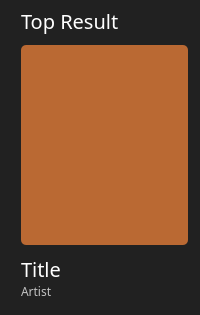
                <widget class="QFrame" name="verticalFrame">
                 <property name="styleSheet">
                  <string notr="true">background-color:rgb(33, 33, 33);
border-radius:15px;</string>
                 </property>
                 <layout class="QVBoxLayout" name="verticalLayout_5" stretch="1,10,2">
                  <property name="spacing">
                   <number>10</number>
                  </property>
                  <property name="leftMargin">
                   <number>21</number>
                  </property>
                  <property name="topMargin">
                   <number>7</number>
                  </property>
                  <property name="rightMargin">
                   <number>12</number>
                  </property>
                  <property name="bottomMargin">
                   <number>15</number>
                  </property>
                  <item>
                   <widget class="QLabel" name="label">
                    <property name="font">
                     <font>
                      <family>Plus Jakarta Sans ExtraBold</family>
                      <pointsize>15</pointsize>
                     </font>
                    </property>
                    <property name="styleSheet">
                     <string notr="true">color: rgb(255, 255, 255);</string>
                    </property>
                    <property name="text">
                     <string>Top Result</string>
                    </property>
                   </widget>
                  </item>
                  <item>
                   <widget class="QPushButton" name="pushButton_2">
                    <property name="minimumSize">
                     <size>
                      <width>100</width>
                      <height>200</height>
                     </size>
                    </property>
                    <property name="maximumSize">
                     <size>
                      <width>200</width>
                      <height>16777215</height>
                     </size>
                    </property>
                    <property name="styleSheet">
                     <string notr="true">background-color: rgb(186, 105, 51);
border-radius:5px;</string>
                    </property>
                    <property name="text">
                     <string/>
                    </property>
                   </widget>
                  </item>
                  <item>
                   <layout class="QVBoxLayout" name="verticalLayout_15">
                    <property name="spacing">
                     <number>0</number>
                    </property>
                    <property name="topMargin">
                     <number>0</number>
                    </property>
                    <property name="bottomMargin">
                     <number>0</number>
                    </property>
                    <item>
                     <widget class="QLabel" name="label_2">
                      <property name="maximumSize">
                       <size>
                        <width>16777215</width>
                        <height>42</height>
                       </size>
                      </property>
                      <property name="font">
                       <font>
                        <family>Plus Jakarta Sans SemiBold</family>
                        <pointsize>15</pointsize>
                       </font>
                      </property>
                      <property name="styleSheet">
                       <string notr="true">color: rgb(255, 255, 255);</string>
                      </property>
                      <property name="text">
                       <string>Title</string>
                      </property>
                      <property name="alignment">
                       <set>Qt::AlignBottom|Qt::AlignLeading|Qt::AlignLeft</set>
                      </property>
                     </widget>
                    </item>
                    <item>
                     <widget class="QLabel" name="label_3">
                      <property name="maximumSize">
                       <size>
                        <width>16777215</width>
                        <height>26</height>
                       </size>
                      </property>
                      <property name="font">
                       <font>
                        <family>Plus Jakarta Sans Medium</family>
                        <pointsize>9</pointsize>
                       </font>
                      </property>
                      <property name="styleSheet">
                       <string notr="true">color: rgb(196, 196, 196);</string>
                      </property>
                      <property name="text">
                       <string>Artist</string>
                      </property>
                      <property name="alignment">
                       <set>Qt::AlignLeading|Qt::AlignLeft|Qt::AlignTop</set>
                      </property>
                     </widget>
                    </item>
                   </layout>
                  </item>
                 </layout>
                </widget>
